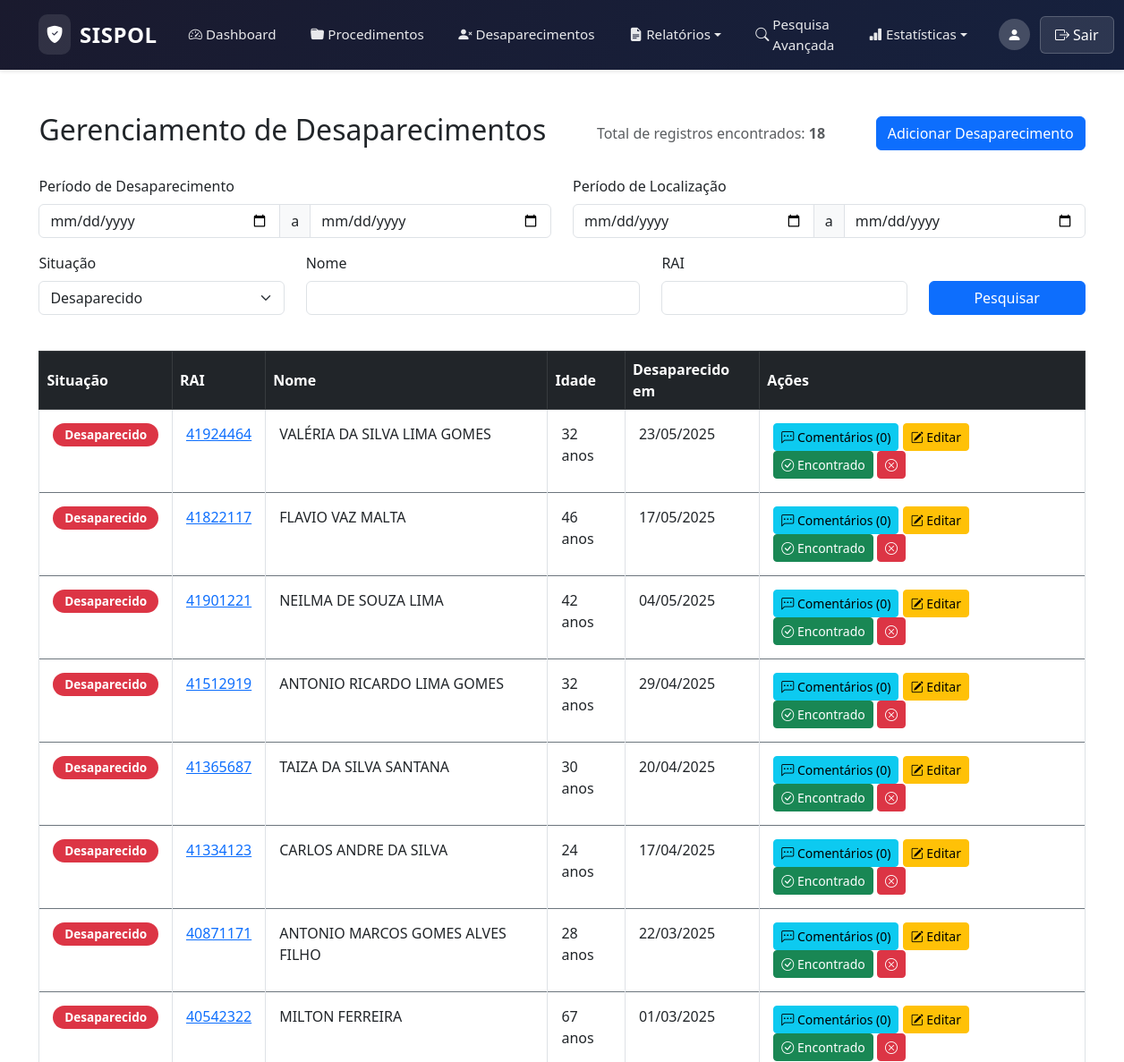
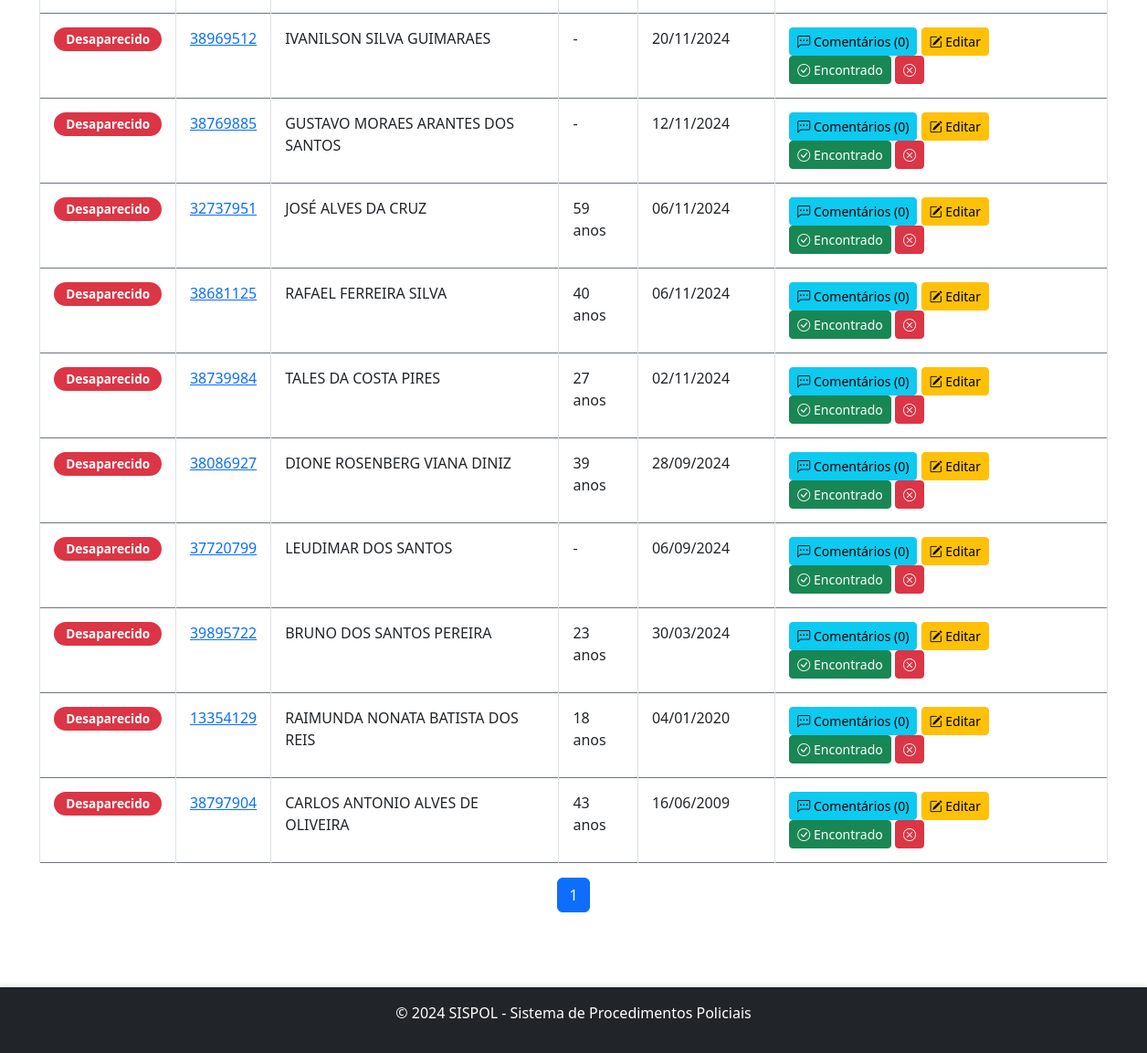
Screenshot of /public/desaparecimentos3.php (signed in) with the database file from the repository (2 pictures, top to bottom).
### tables this page shows
CREATE TABLE `Desaparecidos` (
  `ID` int NOT NULL,
  `Vitima` varchar(255) NOT NULL,
  `Idade` int DEFAULT NULL,
  `DataDesaparecimento` date NOT NULL,
  `DataLocalizacao` date DEFAULT NULL,
  `RAI` varchar(50) NOT NULL,
  `Situacao` enum('Desaparecido','Encontrado') NOT NULL DEFAULT 'Desaparecido',
  `CreatedAt` timestamp NULL DEFAULT CURRENT_TIMESTAMP,
  `UsuarioCriadorID` int NOT NULL
);

### public/desaparecimentos3.php (the view, shortened to what this page needs)
<?php
include '../includes/header.php';
require_once '../config/db.php';
$dataInicio = $_GET['data_inicio'] ?? null;
$dataFim = $_GET['data_fim'] ?? null;
$dataLocInicio = $_GET['data_loc_inicio'] ?? null;
$dataLocFim = $_GET['data_loc_fim'] ?? null;
$situacao = $_GET['situacao'] ?? 'Desaparecido';
$resultsPerPage = isset($resultsPerPage) ? $resultsPerPage : 20;
$page = isset($_GET['page']) && is_numeric($_GET['page']) ? (int)$_GET['page'] : 1;
$offset = ($page - 1) * $resultsPerPage;
$query = "
    SELECT
        d.*,
        (SELECT COUNT(*) FROM ComentariosDesaparecimentos c WHERE c.DesaparecidoID = d.ID) AS ComentariosCount
    FROM Desaparecidos d
    WHERE 1=1";
$params = [];
if (!empty($situacao)) {
    $query .= " AND Situacao = :situacao";
    $params[':situacao'] = $situacao;
}
$query .= " ORDER BY
    CASE WHEN Situacao = 'Desaparecido' THEN 1 ELSE 2 END,
    DataDesaparecimento DESC";
$query .= " LIMIT :limit OFFSET :offset";
$stmt = $pdo->prepare($query);
foreach ($params as $key => $value) {
    $stmt->bindValue($key, $value);
}
$stmt->bindValue(':limit', $resultsPerPage, PDO::PARAM_INT);
$stmt->bindValue(':offset', $offset, PDO::PARAM_INT);
$stmt->execute();
$resultados = $stmt->fetchAll(PDO::FETCH_ASSOC);
$countQuery = "
    SELECT COUNT(*) AS total
    FROM Desaparecidos d
    WHERE 1=1";
$countParams = [];
if (!empty($situacao)) {
    $countQuery .= " AND Situacao = :situacao";
    $countParams[':situacao'] = $situacao;
}
$countStmt = $pdo->prepare($countQuery);
foreach ($countParams as $key => $value) {
    $countStmt->bindValue($key, $value);
}
$countStmt->execute();
$totalResults = (int)$countStmt->fetchColumn();
$totalPages = $totalResults > 0 ? ceil($totalResults / $resultsPerPage) : 1;
?>
<div class="container mt-5" style="max-width: 95%; margin: 0 auto;">
<div class="d-flex justify-content-between align-items-center mb-4">
    <h2>Gerenciamento de Desaparecimentos</h2>
    <p class="text-muted mb-0">Total de registros encontrados: <strong><?= $totalResults ?></strong></p>
    <a href="adicionar_desaparecimento.php" class="btn btn-primary">Adicionar Desaparecimento</a>
</div>
<form method="get" class="mb-4">
    <div class="row">
        <div class="col-md-6 mb-3">
            <label for="data_inicio" class="form-label">Período de Desaparecimento</label>
            <div class="input-group">
                <input type="date" name="data_inicio" id="data_inicio" class="form-control" value="<?= htmlspecialchars($dataInicio) ?>">
                <span class="input-group-text">a</span>
                <input type="date" name="data_fim" id="data_fim" class="form-control" value="<?= htmlspecialchars($dataFim) ?>">
            </div>
        </div>
        <div class="col-md-6 mb-3">
            <label for="data_loc_inicio" class="form-label">Período de Localização</label>
            <div class="input-group">
                <input type="date" name="data_loc_inicio" id="data_loc_inicio" class="form-control" value="<?= htmlspecialchars($dataLocInicio) ?>">
                <span class="input-group-text">a</span>
                <input type="date" name="data_loc_fim" id="data_loc_fim" class="form-control" value="<?= htmlspecialchars($dataLocFim) ?>">
            </div>
        </div>
    </div>
    <div class="row">
        <div class="col-md-3 mb-3">
            <label for="situacao" class="form-label">Situação</label>
            <select name="situacao" id="situacao" class="form-select">
                <option value="Desaparecido" <?= $situacao === 'Desaparecido' ? 'selected' : '' ?>>Desaparecido</option>
            </select>
        </div>
        <div class="col-md-4 mb-3">
            <label for="nome" class="form-label">Nome</label>
            <input type="text" name="nome" id="nome" class="form-control" value="<?= isset($_GET['nome']) ? htmlspecialchars($_GET['nome']) : '' ?>">
        </div>
        <div class="col-md-3 mb-3">
            <label for="rai" class="form-label">RAI</label>
            <input type="text" name="rai" id="rai" class="form-control" value="<?= isset($_GET['rai']) ? htmlspecialchars($_GET['rai']) : '' ?>">
        </div>
        <div class="col-md-2 mb-3 d-flex align-items-end">
            <button type="submit" class="btn btn-primary w-100">Pesquisar</button>
        </div>
    </div>
</form>
    <table class="table table-bordered">
        <thead class="table-dark">
            <tr>
                <th>Situação</th>
                <th>RAI</th>
                <th>Nome</th>
                <th>Idade</th>
                <th>Desaparecido em</th>
                <th>Ações</th>
            </tr>
        </thead>
        <tbody>
            <?php if (empty($resultados)): ?>
                <tr>
                    <td colspan="7" class="text-center">Nenhum registro encontrado.</td>
                </tr>
            <?php else: ?>
                <?php foreach ($resultados as $registro): ?>
                    <tr>
                        <td>
    <?php if ($registro['Situacao'] === 'Encontrado'): ?>
        <span class="badge bg-success"><?= htmlspecialchars($registro['Situacao']) ?></span>
    <?php elseif ($registro['Situacao'] === 'Desaparecido'): ?>
        <span class="badge bg-danger"><?= htmlspecialchars($registro['Situacao']) ?></span>
    <?php else: ?>
        <span class="badge bg-secondary">N/A</span>
    <?php endif; ?>
</td>
                        <td>
    <?php if (!empty($registro['RAI'])): ?>
        <a href="https://atendimento.ssp.go.gov.br/#/atendimento/<?= urlencode($registro['RAI']) ?>" target="_blank">
            <?= htmlspecialchars($registro['RAI']) ?>
        </a>
    <?php else: ?>
        N/A
    <?php endif; ?>
</td>
                        <td><?= htmlspecialchars($registro['Vitima'] ?? 'N/A') ?></td>
                        <td><?= isset($registro['Idade']) && $registro['Idade'] !== null ? htmlspecialchars($registro['Idade']) . ' anos' : '-' ?></td>
                        <td><?= $registro['DataDesaparecimento'] ? htmlspecialchars(date('d/m/Y', strtotime($registro['DataDesaparecimento']))) : 'N/A' ?></td>
<td>
    <a href="comentarios.php?id=<?= $registro['ID'] ?>" class="btn btn-info btn-sm">
        <i class="bi bi-chat-left-dots"></i> Comentários (<?= $registro['ComentariosCount'] ?>)
    </a>
    <a href="adicionar_desaparecimento.php?id=<?= $registro['ID'] ?>" class="btn btn-warning btn-sm">
        <i class="bi bi-pencil-square"></i> Editar
    </a>
    <?php if ($registro['Situacao'] === 'Desaparecido'): ?>
        <button
            class="btn btn-success btn-sm"
            onclick="marcarComoEncontrado(<?= $registro['ID'] ?>)">
            <i class="bi bi-check-circle"></i> Encontrado
        </button>
    <?php endif; ?>
    <button
        class="btn btn-danger btn-sm"
        onclick="confirmarExclusao(<?= $registro['ID'] ?>)">
        <i class="bi bi-x-circle"></i>
    </button>
</td>
                    </tr>
                <?php endforeach; ?>
            <?php endif; ?>
        </tbody>
    </table>
</div>
<nav>
    <ul class="pagination justify-content-center">
        <?php for ($i = 1; $i <= $totalPages; $i++): ?>
            <li class="page-item <?= $i == $page ? 'active' : '' ?>">
                <a class="page-link" href="?<?= http_build_query(array_merge($_GET, ['page' => $i])) ?>"><?= $i ?></a>
            </li>
        <?php endfor; ?>
    </ul>
</nav>
<?php include '../includes/footer.php'; ?>

### assets/css/styles.css (style rules this page uses)
html, body { height: 100%; margin: 0; display: flex; flex-direction: column; }
.badge { border-radius: 20px; padding: 0.4rem 0.8rem; font-size: 0.85rem; text-transform: capitalize; }
.table td, .table th { vertical-align: middle; }
.table td:first-child span { display: inline-block; word-wrap: break-word; white-space: normal; max-width: 250px; }
.table td { padding: 15px 15px; vertical-align: top; }
.table tbody tr { border-top: 1px solid #6c757d; border-bottom: 1px solid #6c757d; }
.form-select, .form-control { width: 100%; box-sizing: border-box; }

### rows the page displays
desaparecidos: Situacao "Desaparecido", RAI "41924464", Vitima "VALÉRIA DA SILVA LIMA GOMES", Idade "32", DataDesaparecimento "23/05/2025", ComentariosCount "0"
desaparecidos: Situacao "Desaparecido", RAI "41822117", Vitima "FLAVIO VAZ MALTA", Idade "46", DataDesaparecimento "17/05/2025", ComentariosCount "0"
desaparecidos: Situacao "Desaparecido", RAI "41901221", Vitima "NEILMA DE SOUZA LIMA", Idade "42", DataDesaparecimento "04/05/2025", ComentariosCount "0"
desaparecidos: Situacao "Desaparecido", RAI "41512919", Vitima "ANTONIO RICARDO LIMA GOMES", Idade "32", DataDesaparecimento "29/04/2025", ComentariosCount "0"
desaparecidos: Situacao "Desaparecido", RAI "41365687", Vitima "TAIZA DA SILVA SANTANA", Idade "30", DataDesaparecimento "20/04/2025", ComentariosCount "0"
desaparecidos: Situacao "Desaparecido", RAI "41334123", Vitima "CARLOS ANDRE DA SILVA", Idade "24", DataDesaparecimento "17/04/2025", ComentariosCount "0"
desaparecidos: Situacao "Desaparecido", RAI "40871171", Vitima "ANTONIO MARCOS GOMES ALVES FILHO", Idade "28", DataDesaparecimento "22/03/2025", ComentariosCount "0"
desaparecidos: Situacao "Desaparecido", RAI "40542322", Vitima "MILTON FERREIRA", Idade "67", DataDesaparecimento "01/03/2025", ComentariosCount "0"
desaparecidos: Situacao "Desaparecido", RAI "38969512", Vitima "IVANILSON SILVA GUIMARAES", DataDesaparecimento "20/11/2024", ComentariosCount "0"
desaparecidos: Situacao "Desaparecido", RAI "38769885", Vitima "GUSTAVO MORAES ARANTES DOS SANTOS", DataDesaparecimento "12/11/2024", ComentariosCount "0"
desaparecidos: Situacao "Desaparecido", RAI "32737951", Vitima "JOSÉ ALVES DA CRUZ", Idade "59", DataDesaparecimento "06/11/2024", ComentariosCount "0"
desaparecidos: Situacao "Desaparecido", RAI "38681125", Vitima "RAFAEL FERREIRA SILVA", Idade "40", DataDesaparecimento "06/11/2024", ComentariosCount "0"
desaparecidos: Situacao "Desaparecido", RAI "38739984", Vitima "TALES DA COSTA PIRES", Idade "27", DataDesaparecimento "02/11/2024", ComentariosCount "0"
desaparecidos: Situacao "Desaparecido", RAI "38086927", Vitima "DIONE ROSENBERG VIANA DINIZ", Idade "39", DataDesaparecimento "28/09/2024", ComentariosCount "0"
desaparecidos: Situacao "Desaparecido", RAI "37720799", Vitima "LEUDIMAR DOS SANTOS", DataDesaparecimento "06/09/2024", ComentariosCount "0"
desaparecidos: Situacao "Desaparecido", RAI "39895722", Vitima "BRUNO DOS SANTOS PEREIRA", Idade "23", DataDesaparecimento "30/03/2024", ComentariosCount "0"
desaparecidos: Situacao "Desaparecido", RAI "13354129", Vitima "RAIMUNDA NONATA BATISTA DOS REIS", Idade "18", DataDesaparecimento "04/01/2020", ComentariosCount "0"
desaparecidos: Situacao "Desaparecido", RAI "38797904", Vitima "CARLOS ANTONIO ALVES DE OLIVEIRA", Idade "43", DataDesaparecimento "16/06/2009", ComentariosCount "0"

### other values shown
$totalResults "18"
